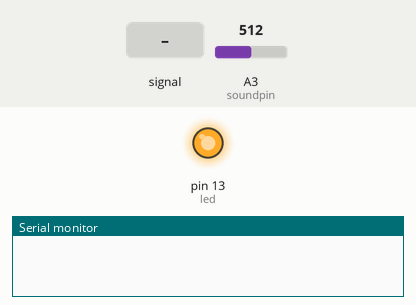
Bench run of a sketch on a simulated Arduino Uno, built with avr-gcc and run on an emulated ATmega328P. On the bench: output pins drawn as LEDs (lit = HIGH), the last lines printed to the serial monitor. The inputs (shaded band) are chosen by the test bench; at power-on: A3 (soundpin) = 512.

Above: at 1.8 s.
1.9 s: A3 (soundpin) fed a 1000 Hz sine of ±255 counts around its level
3.5 s: A3 (soundpin) set to 314
5.2 s: A3 (soundpin) set to 285
At 6.7 s:
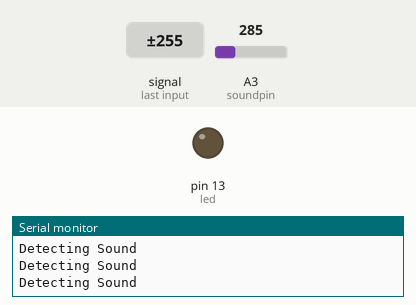
9.3 s: A3 (soundpin) set to 306
At 10.7 s:
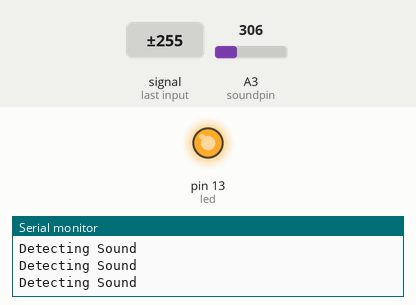
Timing chart, 0 to 11.8 s (numbered marks = the images above; inputs shaded):
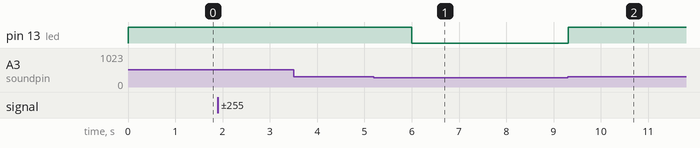

Measured:
- the behaviour switches between 300 and 299 on A3 (soundpin) (found by bisection; images 0 and 1)
- after the input at 3.5 s, every drawn part: stays the same
- after the input at 5.2 s, pin 13 (led): HIGH → LOW after 0.80 s
- after the input at 9.3 s, pin 13 (led): LOW → HIGH at once

The sketch:

clap.ino
```cpp
const int led = 13;
const int soundpin = A3;
const int threshold = 300;
void setup() {
  Serial.begin(9600);
  pinMode(soundpin, INPUT);
  pinMode(led, OUTPUT);
  Serial.begin(9600);
}
void loop() {
  int sensor = analogRead(soundpin);

  if (sensor >= threshold) {
    digitalWrite(led, HIGH);
    delay(1000);
  }
  else {
    digitalWrite(led, LOW);
    Serial.println("Detecting Sound");
  }
}
```
